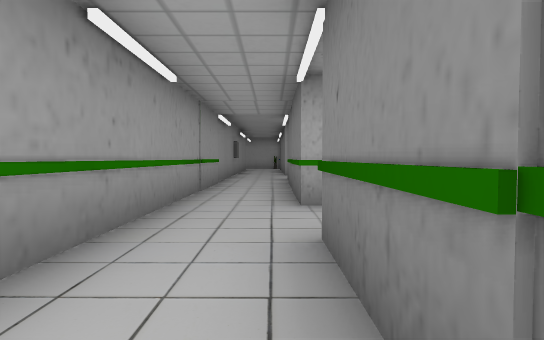
View 1 (above)

24 first-person views from a walk through a 3-D level made in the Unity game engine. The camera is 1.3 m above the floor, tilts 2° down and sees 80° across. The floor is counted in squares, 2 m on a side. Each view is taken from the middle of a square. On the plan, view 1 faces up. The plan holds only what a view shows up to about 10 squares ahead; the rest is blank. The place goes on beyond the plan. The player character is not drawn. Some animated figures are not drawn. Some surface patterns are stand-ins.

View 2
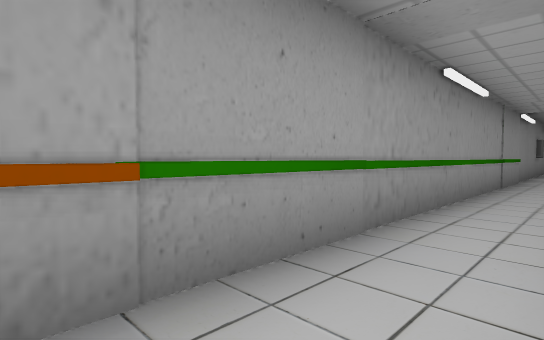

View 3
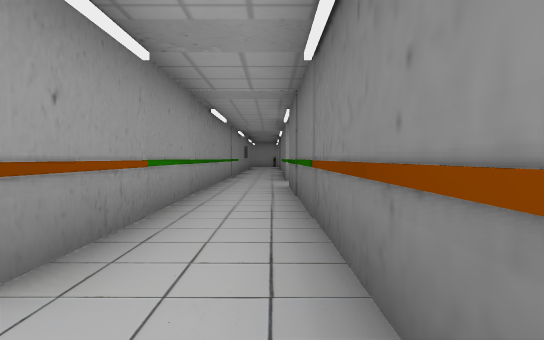

View 4
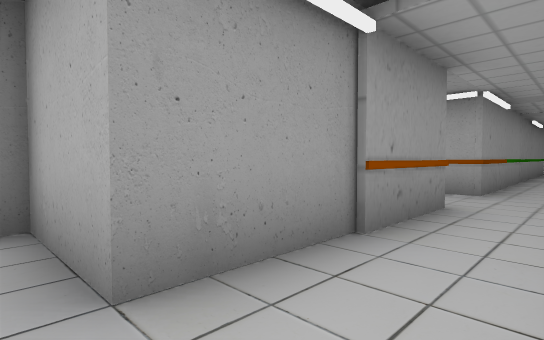

View 5
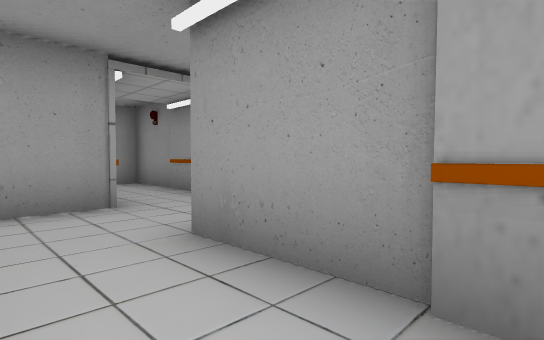

View 6
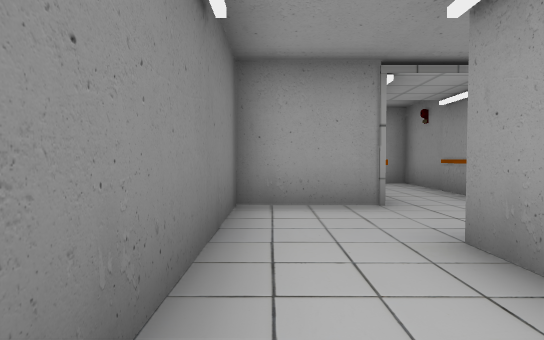

View 7
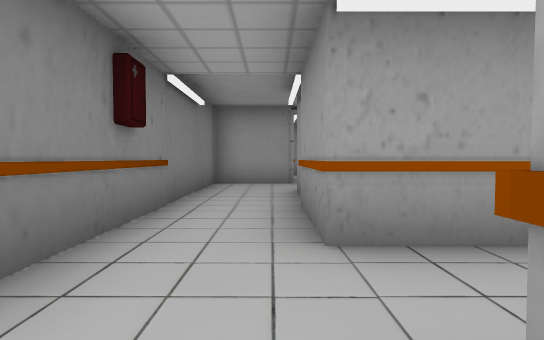

View 8
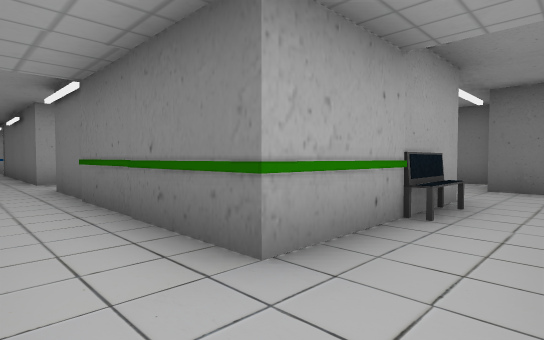

View 9
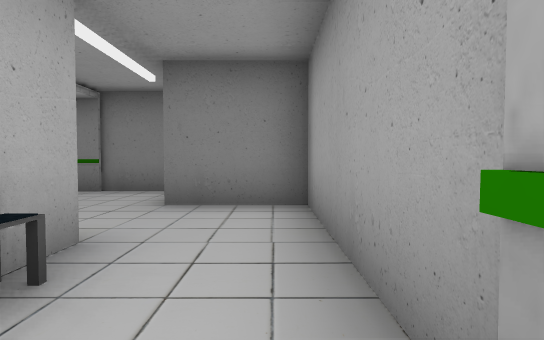

View 10
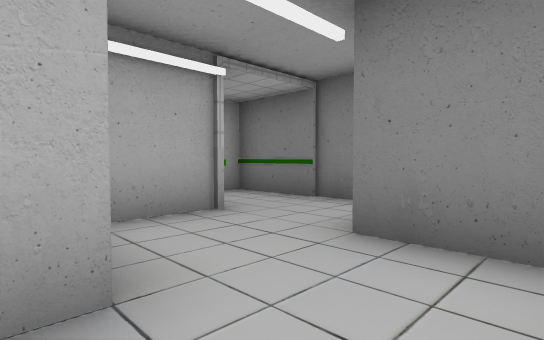

View 11
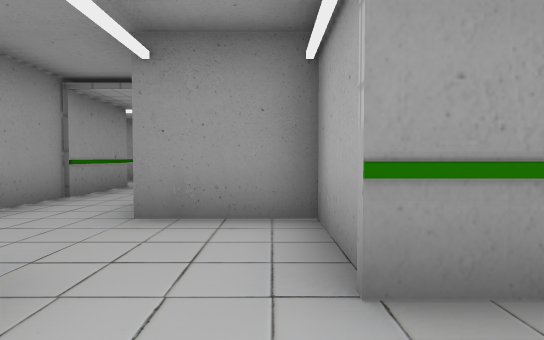

View 12
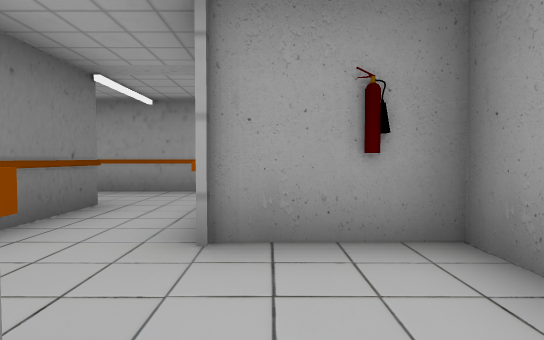

View 13
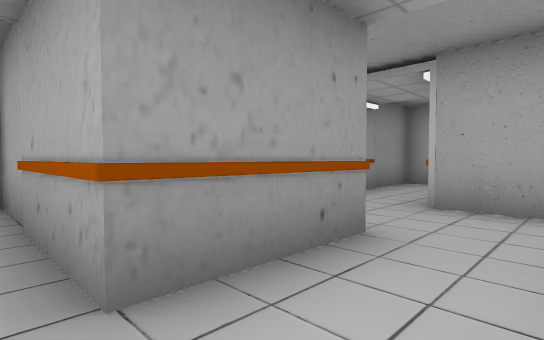

View 14
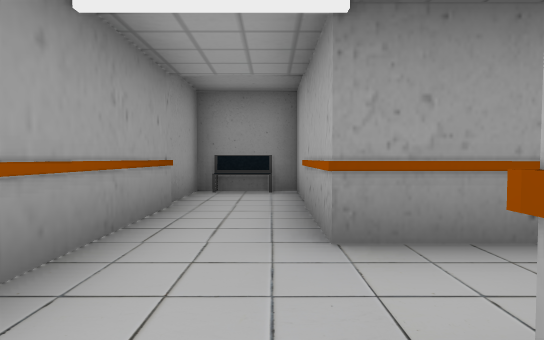

View 15
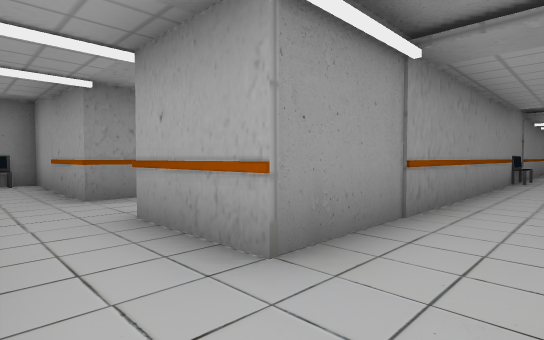

View 16
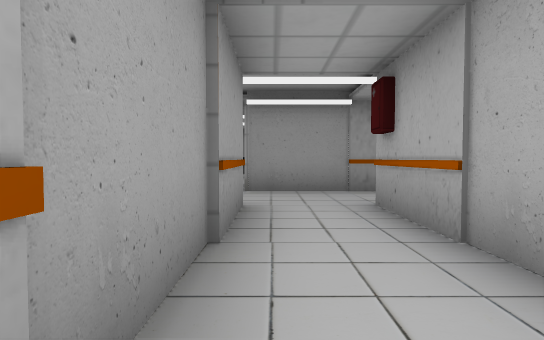

View 17
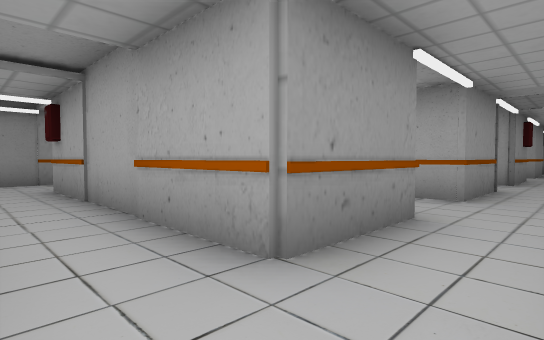

View 18
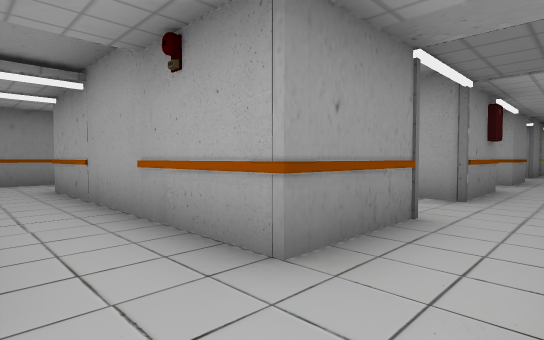

View 19
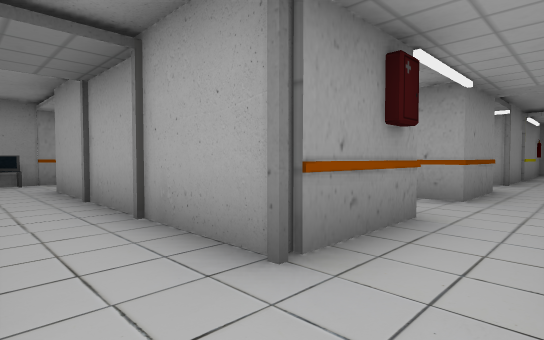

View 20
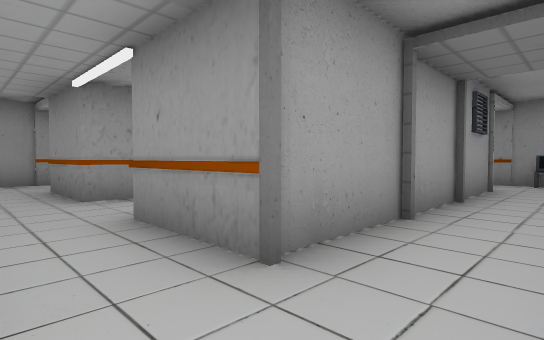

View 21
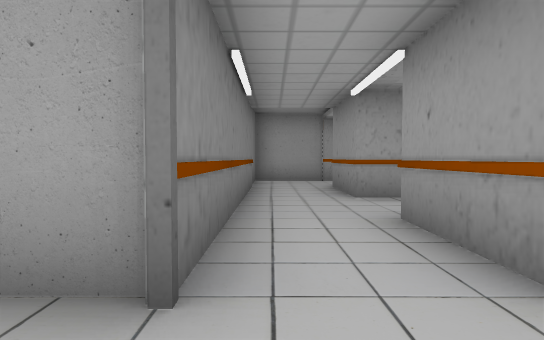

View 22
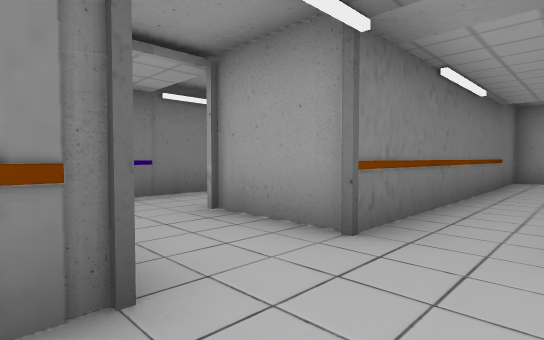

View 23
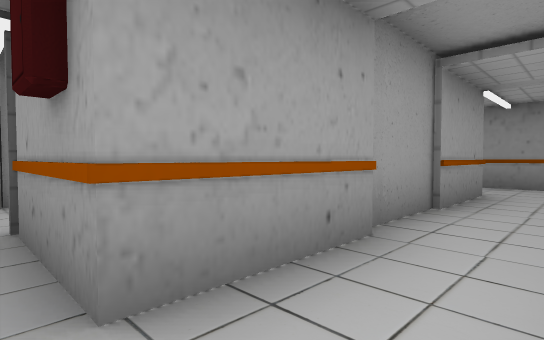

View 24
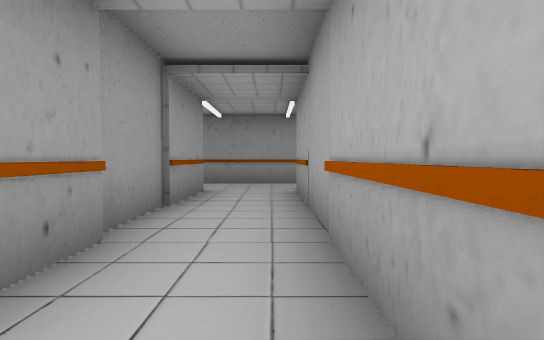

### Floor plan
Key: @ floor where view 1 was taken; # wall or solid block; . floor; O other object.
Columns run from 5 left of view 1 to 17 right of it. Each row starts with its distance up from view 1.
 10    #..#
  9    #..#     OO
  8     ..O    O..
  7     ..O   #O..
  6    #..#  #....#
  5    #..## #....#
  4    #....O...#     O
  3    #........#     O
  2    #..######   #.
  1    #..#        #.
  0     .@O        ..
 -1     ..O       O..
 -2    #..#        #.
 -3    #..##. ######.
 -4    ...##..........
 -5   ....##..........
 -6   ##..##..######..
 -7    #..##..######..#
 -8    #..# O............
 -9   ##..##....O...O.....#
-10  #....##..######..##..#
-11  #....##..######..#   #
-12   ..O###..........#
-13   ..O###.   ......#
-14  #.... #..     #..#
-15  #.... #..OO##OO..#
-16   ##..##..........#
-17 ####..##..........#
-18 ..........  ##  ##
-19 O.........
-20 #######

Where each view was taken, in squares from view 1:
view 1: 0 up, 0 right, facing up
view 2: 2 down, 0 right, facing up-left
view 3: 5 down, 0 right, facing up
view 4: 10 down, 0 right, facing up-left
view 5: 7 down, 0 right, facing down-left
view 6: 7 down, 0 right, facing down
view 7: 3 down, 1 left, facing down
view 8: 3 up, 1 left, facing up-right
view 9: 3 up, 2 right, facing right
view 10: 3 up, 4 right, facing up-right
view 11: 6 up, 8 right, facing left
view 12: 13 down, 2 left, facing down
view 13: 18 down, 0 right, facing up-left
view 14: 18 down, 1 right, facing left
view 15: 19 down, 4 right, facing up-left
view 16: 17 down, 9 right, facing left
view 17: 17 down, 12 right, facing up-left
view 18: 13 down, 12 right, facing up-left
view 19: 9 down, 12 right, facing up-left
view 20: 8 down, 12 right, facing down-left
view 21: 8 down, 12 right, facing down
view 22: 7 down, 11 right, facing down-right
view 23: 4 down, 11 right, facing down-left
view 24: 4 down, 11 right, facing left
